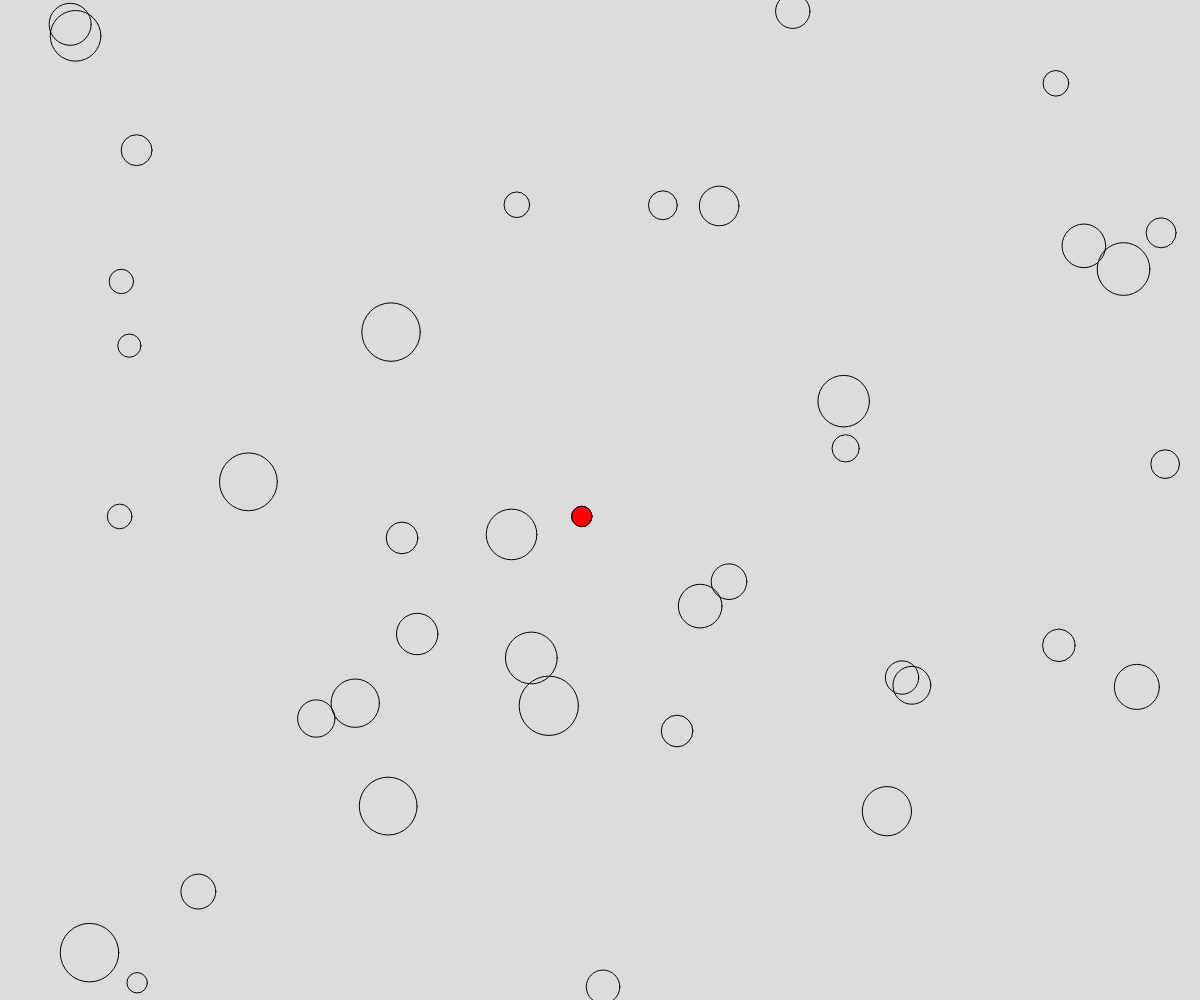
Frame 1 (no input)
Frame 60 (no input): identical to frame 1, image omitted
Frame 120 (the mouse pressed at the canvas centre since frame 60): identical to frame 1, image omitted

The p5.js sketch that drew this single still picture (run headless with seeded random() and noise() and a simulated clock; from frame 60 on, the mouse is pressed at the canvas centre):

// p5.js sketch
// ── sketch.js
// finding min/max
// sai prasad
// october 3

const NUM_CIRCLES = 40;
let seed; //used to stabilize random numbers

function setup() {
  createCanvas(windowWidth, windowHeight);
  seed = random(100);
}

function drawCircles(){
  // draw NUM_CIRCLES circles on screen
  // with random x,y,d find smallest one
  noFill();
  let smallest = Infinity;  // dummy value
  let smallX = 0;
  let smallY = 0;
  for(let i = 0; i<NUM_CIRCLES; i++){
    let x = random(0,width);
    let y = random(0,height);
    let d = random(20,60);
    if( d < smallest){
      smallest = d;
      smallX = x;
      smallY = y;
    }
    circle(x,y,d);
  }
  fill(255,0,0);
  circle(smallX,smallY,smallest);
}

function draw() {
  randomSeed(seed);
  background(220);
  drawCircles();
}
